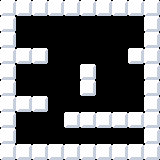

Tiled map render using the project's own tile images. Description and the whole map definition, tile-layer contents included, below:
An orthogonal 10x10 tile map with 16x16 px tiles, 1 tile layer (terrain) and 8 objects (hero, switch, snowball, heart, wall, ...).

<map version="1.10" tiledversion="1.10.1" orientation="orthogonal" renderorder="right-down" width="10" height="10" tilewidth="16" tileheight="16" infinite="0" nextlayerid="8" nextobjectid="19">
 <editorsettings>
  <export target="map.json" format="json" />
 </editorsettings>
 <tileset firstgid="1" name="map" tilewidth="16" tileheight="16" tilecount="32" columns="8">
  <image source="map.png" width="128" height="64" />
  <tile id="0">
   <properties>
    <property name="collides" type="bool" value="true" />
   </properties>
  </tile>
  <tile id="1">
   <properties>
    <property name="collides" type="bool" value="true" />
   </properties>
  </tile>
  <tile id="2">
   <properties>
    <property name="collides" type="bool" value="true" />
   </properties>
  </tile>
  <tile id="3">
   <properties>
    <property name="collides" type="bool" value="false" />
   </properties>
  </tile>
  <tile id="4">
   <properties>
    <property name="collides" type="bool" value="false" />
   </properties>
  </tile>
  <tile id="5">
   <properties>
    <property name="collides" type="bool" value="true" />
   </properties>
  </tile>
  <tile id="6">
   <properties>
    <property name="collides" type="bool" value="true" />
   </properties>
  </tile>
  <tile id="7">
   <properties>
    <property name="collides" type="bool" value="false" />
   </properties>
  </tile>
  <tile id="8">
   <properties>
    <property name="collides" type="bool" value="true" />
   </properties>
  </tile>
  <tile id="9">
   <properties>
    <property name="collides" type="bool" value="true" />
   </properties>
  </tile>
  <tile id="10">
   <properties>
    <property name="collides" type="bool" value="true" />
   </properties>
  </tile>
  <tile id="11">
   <properties>
    <property name="collides" type="bool" value="false" />
   </properties>
  </tile>
  <tile id="12">
   <properties>
    <property name="collides" type="bool" value="false" />
   </properties>
  </tile>
  <tile id="13">
   <properties>
    <property name="collides" type="bool" value="false" />
   </properties>
  </tile>
  <tile id="14">
   <properties>
    <property name="collides" type="bool" value="false" />
   </properties>
  </tile>
  <tile id="15">
   <properties>
    <property name="collides" type="bool" value="false" />
   </properties>
  </tile>
  <tile id="16">
   <properties>
    <property name="collides" type="bool" value="true" />
   </properties>
  </tile>
  <tile id="17">
   <properties>
    <property name="collides" type="bool" value="true" />
   </properties>
  </tile>
  <tile id="18">
   <properties>
    <property name="collides" type="bool" value="true" />
   </properties>
  </tile>
  <tile id="19">
   <properties>
    <property name="collides" type="bool" value="false" />
   </properties>
  </tile>
  <tile id="20">
   <properties>
    <property name="collides" type="bool" value="false" />
   </properties>
  </tile>
  <tile id="21">
   <properties>
    <property name="collides" type="bool" value="false" />
   </properties>
  </tile>
  <tile id="22">
   <properties>
    <property name="collides" type="bool" value="false" />
   </properties>
  </tile>
  <tile id="23">
   <properties>
    <property name="collides" type="bool" value="false" />
   </properties>
  </tile>
  <tile id="24">
   <properties>
    <property name="collides" type="bool" value="false" />
   </properties>
  </tile>
  <tile id="25">
   <properties>
    <property name="collides" type="bool" value="false" />
   </properties>
  </tile>
  <tile id="26">
   <properties>
    <property name="collides" type="bool" value="false" />
   </properties>
  </tile>
  <tile id="27">
   <properties>
    <property name="collides" type="bool" value="false" />
   </properties>
  </tile>
  <tile id="28">
   <properties>
    <property name="collides" type="bool" value="false" />
   </properties>
  </tile>
  <tile id="29">
   <properties>
    <property name="collides" type="bool" value="false" />
   </properties>
  </tile>
  <tile id="30">
   <properties>
    <property name="collides" type="bool" value="false" />
   </properties>
  </tile>
  <tile id="31">
   <properties>
    <property name="collides" type="bool" value="false" />
   </properties>
  </tile>
 </tileset>
 <layer id="1" name="terrain" width="10" height="10">
  <data encoding="csv">
6,6,6,6,6,6,6,6,6,6,
6,0,0,0,0,0,0,0,0,6,
6,0,0,0,0,0,0,0,0,6,
6,6,6,0,0,0,0,0,6,6,
6,0,0,0,0,6,0,0,0,6,
6,0,0,0,0,6,0,0,0,6,
6,6,6,0,0,0,0,0,0,6,
6,0,0,0,6,6,6,6,6,6,
6,0,0,0,0,0,0,0,0,6,
6,6,6,6,6,6,6,6,6,6
</data>
 </layer>
 <objectgroup id="3" name="Objects">
  <object id="1" name="hero" x="120" y="136">
   <point />
  </object>
  <object id="10" name="switch" x="136" y="39">
   <point />
  </object>
  <object id="13" name="snowball" x="88" y="42">
   <point />
  </object>
  <object id="14" name="heart" x="24" y="26">
   <point />
  </object>
  <object id="15" name="wall" x="40" y="40">
   <point />
  </object>
  <object id="16" name="laser1" x="104" y="85">
   <point />
  </object>
  <object id="17" name="laser2" x="120" y="85">
   <point />
  </object>
  <object id="18" name="laser3" x="136" y="85">
   <point />
  </object>
 </objectgroup>
</map>
